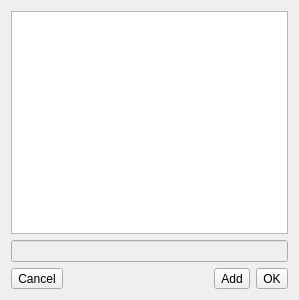
<?xml version="1.0" encoding="UTF-8"?>
<ui version="4.0">
 <class>SelectDialog</class>
 <widget class="QDialog" name="SelectDialog">
  <property name="geometry">
   <rect>
    <x>0</x>
    <y>0</y>
    <width>299</width>
    <height>300</height>
   </rect>
  </property>
  <property name="windowTitle">
   <string>Dialog</string>
  </property>
  <layout class="QVBoxLayout" name="verticalLayout">
   <item>
    <widget class="QListWidget" name="listWidget"/>
   </item>
   <item>
    <widget class="QLineEdit" name="lEUser">
     <property name="enabled">
      <bool>false</bool>
     </property>
    </widget>
   </item>
   <item>
    <layout class="QHBoxLayout" name="horizontalLayout">
     <item>
      <widget class="QToolButton" name="tBCancel">
       <property name="text">
        <string>Cancel</string>
       </property>
       <property name="toolButtonStyle">
        <enum>Qt::ToolButtonTextBesideIcon</enum>
       </property>
      </widget>
     </item>
     <item>
      <spacer name="horizontalSpacer">
       <property name="orientation">
        <enum>Qt::Horizontal</enum>
       </property>
       <property name="sizeHint" stdset="0">
        <size>
         <width>40</width>
         <height>20</height>
        </size>
       </property>
      </spacer>
     </item>
     <item>
      <widget class="QToolButton" name="tBAdd">
       <property name="text">
        <string>Add</string>
       </property>
       <property name="toolButtonStyle">
        <enum>Qt::ToolButtonTextBesideIcon</enum>
       </property>
      </widget>
     </item>
     <item>
      <widget class="QToolButton" name="tBOk">
       <property name="text">
        <string>OK</string>
       </property>
       <property name="toolButtonStyle">
        <enum>Qt::ToolButtonTextBesideIcon</enum>
       </property>
       <property name="arrowType">
        <enum>Qt::NoArrow</enum>
       </property>
      </widget>
     </item>
    </layout>
   </item>
  </layout>
 </widget>
 <resources/>
 <connections/>
</ui>
